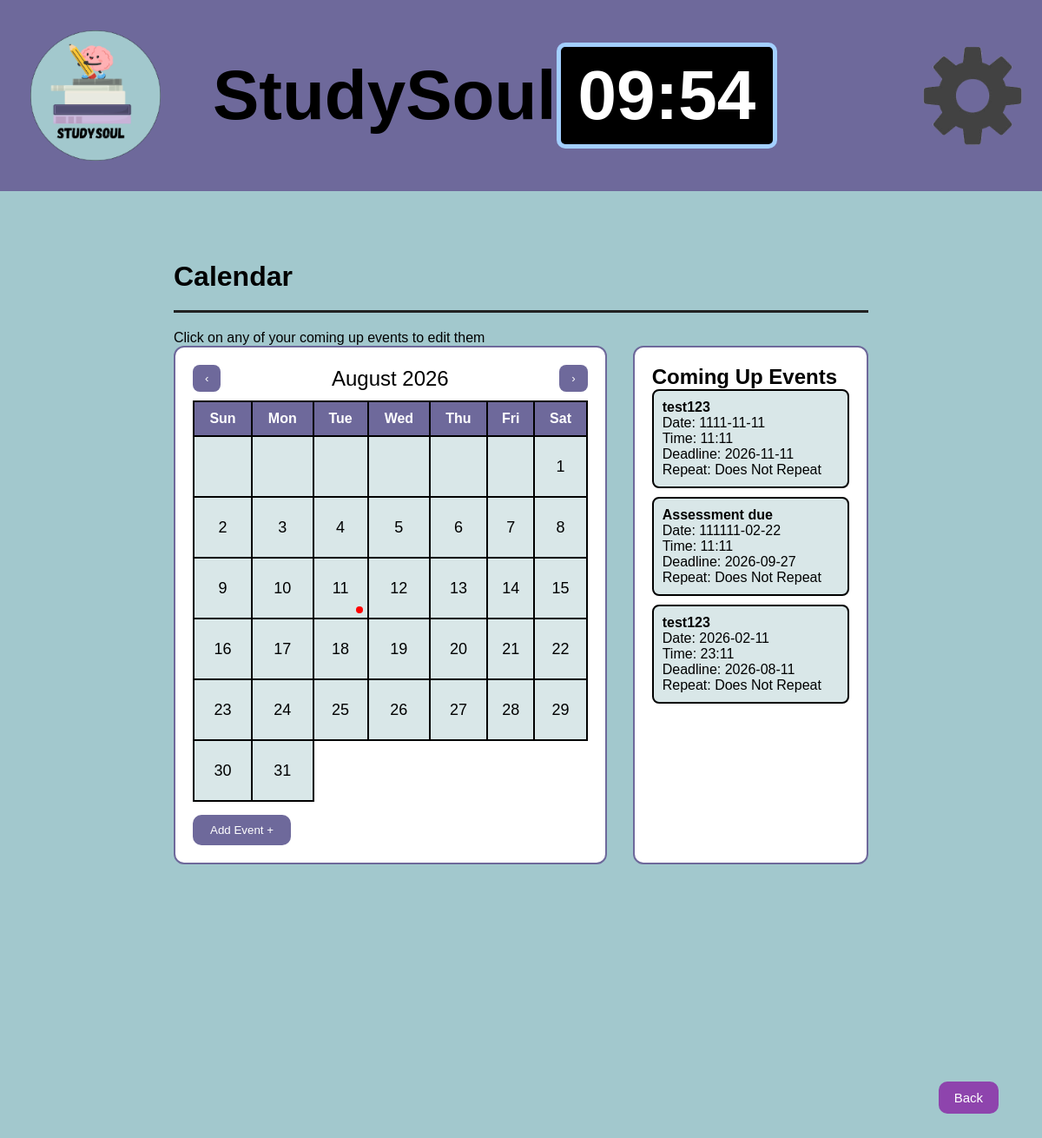
The app's page /calendar (signed in) with its own data.
### tables this page shows
CREATE TABLE events (
    event_id INTEGER NOT NULL PRIMARY KEY,
    user_id INTEGER NOT NULL,
    event_date DATE NOT NULL, 
    event_time TIME NOT NULL,
    event_repeat TEXT NULL NULL,
    event_deadline DATE NOT NULL,
    event_detail TEXT NOT NULL);

### main.py (the view)
@app.route("/calendar")
def calendar_page():
    user_id = session.get("user_id")
    events = dbHandler.getEvents(user_id)
    return render_template("calendar.html", events=events)

### model.py (called while the page is built)
def getEvents(user_id):
    con = sql.connect("database_files/database.db")
    con.row_factory = sql.Row
    cur = con.cursor()
    cur.execute("""
        SELECT * FROM events
        WHERE user_id = ?
        ORDER BY event_date ASC
    """, (user_id,))
    rows = cur.fetchall()
    con.close()
    return [dict(row) for row in rows]

### templates/calendar.html (shortened to what this page needs)
{% extends "layout.html" %}
{% block content %}
<div class="calendar-page">
    <h1>Calendar</h1>
    <hr class="divider">
    <p>Click on any of your coming up events to edit them</p>
    <div class="calendar-layout">
        <div class="calendar-container">
            <div class="calendar-header">
                <button class="cal-btn" onclick="prevMonth()">‹</button>
                <span id="calendar-month"></span>
                <button class="cal-btn" onclick="nextMonth()">›</button>
            </div>
            <table class="calendar-table">
                <thead>
                    <tr>
                        <th>Sun</th>
                        <th>Mon</th>
                        <th>Tue</th>
                        <th>Wed</th>
                        <th>Thu</th>
                        <th>Fri</th>
                        <th>Sat</th>
                    </tr>
                </thead>
                <tbody id="calendar-body"></tbody>
            </table>
            <button class="add-event-btn" onclick="openEventPopup()">Add Event +</button>
        </div>
        <div class="events-sidebar">
            <h2>Coming Up Events</h2>
            <ul class="events-list">
                {% for event in events %}
                <li class="event-item" onclick="openEditEventPopup({{ event.event_id }})">
                    <strong>{{ event.event_detail }}</strong><br>
                    <span>Date: {{ event.event_date }}</span><br>
                    <span>Time: {{ event.event_time }}</span><br>
                    <span>Deadline: {{ event.event_deadline }}</span><br>
                    <span>Repeat: {{ event.event_repeat }}</span>
                </li>
                {% endfor %}
            </ul>
        </div>
    </div>
</div>
<div class="controls">
    <a href="/index"><button>Back</button></a>
</div>
{% endblock %}

### templates/layout.html (shortened to what this page needs)
<!DOCTYPE html>
<html lang="en">
<head>
    <link rel="stylesheet" href="../static/css/style.css">
</head>
<body class="{{ page_class }}">
    <header class="top-bar">
        <div class="left-section">
            <img src="../static/icons/StudySoul Logo 192x192.png" alt="StudySoul Logo" class="logo">
            <h1 class="brand-title">StudySoul</h1>
        </div>
        <div class="right-section">
            <div id="clock" class="time">00:00 AM</div>
            <img src="../static/images/Settings Button.png" alt="Settings" class="gear-icon">
        </div>
    </header>
    <main>
        {% block content %}
        {% endblock %}
    </main>
</body>
</html>

### Static/css/style.css (style rules this page uses)
* { margin: 0; padding: 0; box-sizing: border-box; font-family: Canva Sans, sans-serif; }
body { background-color: #a2c8cd; margin: 0; padding: 0; width: 100%; min-height: 100vh; }
.top-bar { display: flex; align-items: center; position: fixed; top: 0; left: 0; width: 100%; z-index: 1000; justify-content: space-between; background-color: #6e699b; margin-bottom: 20px; padding: 35px; }
.left-section { display: flex; align-items: center; gap: 60px; }
.logo { width: 150px; }
.brand-title { font-size: 80px; font-weight: bold; color: black; }
.right-section { display: flex; align-items: center; gap: 150px; }
.time { background-color: #000000; color: #ffffff; padding: 10px 20px; border-radius: 10px; font-size: 80px; font-weight: bold; border: 5px solid #a3cfff; }
.gear-icon { width: 150px; cursor: pointer; transition: transform 0.2s ease; }
.divider { border: none; border-top: 3px solid #222; margin: 20px 0; width: 100%; }
.calendar-container { padding: 20px; border-radius: 12px; border: 2px solid #6e699b; width: 100%; }
.calendar-header { display: flex; justify-content: space-between; align-items: center; font-size: 24px; margin-bottom: 10px; }
.cal-btn { background: #6e699b; color: white; border: none; padding: 8px 14px; border-radius: 8px; cursor: pointer; }
.calendar-table { width: 100%; border-collapse: collapse; text-align: center; }
.calendar-table th { background: #6e699b; color: white; padding: 10px; border: 2px solid black; }
.add-event-btn { margin-top: 15px; background: #6e699b; color: white; padding: 10px 20px; border-radius: 10px; border: none; cursor: pointer; }
.controls { display: flex; gap: 15px; padding: 50px; justify-content: flex-end; }
.controls button { background: #8e44ad; color: white; padding: 10px 18px; border: none; border-radius: 10px; font-size: 15px; cursor: pointer; transition: 0.2s; align-self: center; }
.calendar-page { margin-top: 100px; padding: 200px; }
.calendar-layout { display: flex; gap: 30px; }
.calendar-container { flex: 2; background: #ffffff; padding: 20px; border-radius: 12px; border: 2px solid #6e699b; }
.calendar-header { display: flex; justify-content: space-between; font-size: 24px; margin-bottom: 10px; }
.events-sidebar { flex: 1; background: #ffffff; padding: 20px; border-radius: 12px; border: 2px solid #6e699b; }
.events-list { list-style: none; padding: 0; }
.event-item { background: #d9e7e8; padding: 10px; border-radius: 8px; margin-bottom: 10px; border: 2px solid black; }

### records on screen
events: event_detail "test123", event_date "1111-11-11", event_time "11:11", event_deadline "2026-11-11", event_repeat "Does Not Repeat"
events: event_detail "Assessment due", event_date "111111-02-22", event_time "11:11", event_deadline "2026-09-27", event_repeat "Does Not Repeat"
events: event_detail "test123", event_date "2026-02-11", event_time "23:11", event_deadline "2026-08-11", event_repeat "Does Not Repeat"
